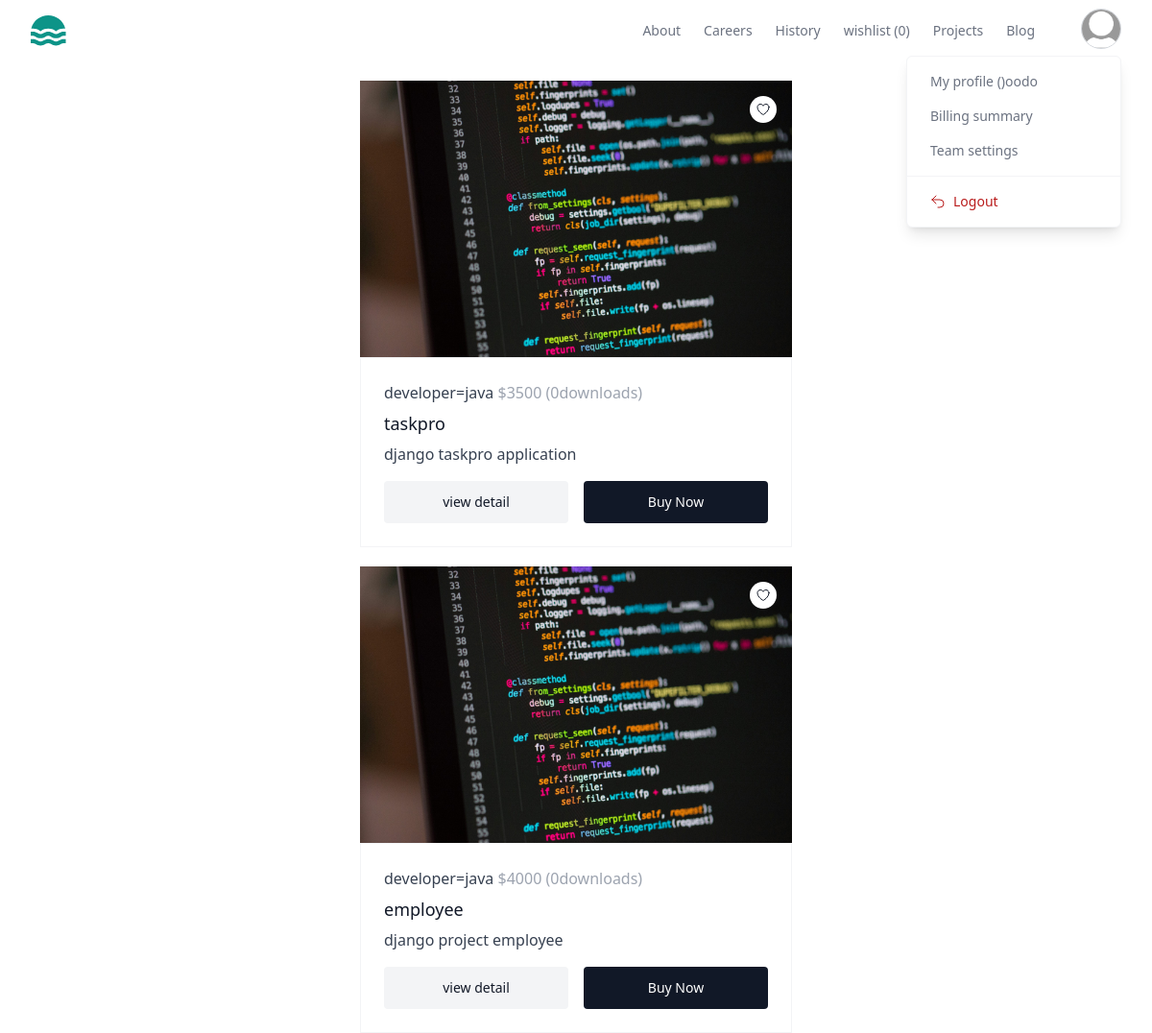
The page /index/ (signed in) on the database as committed earlier.
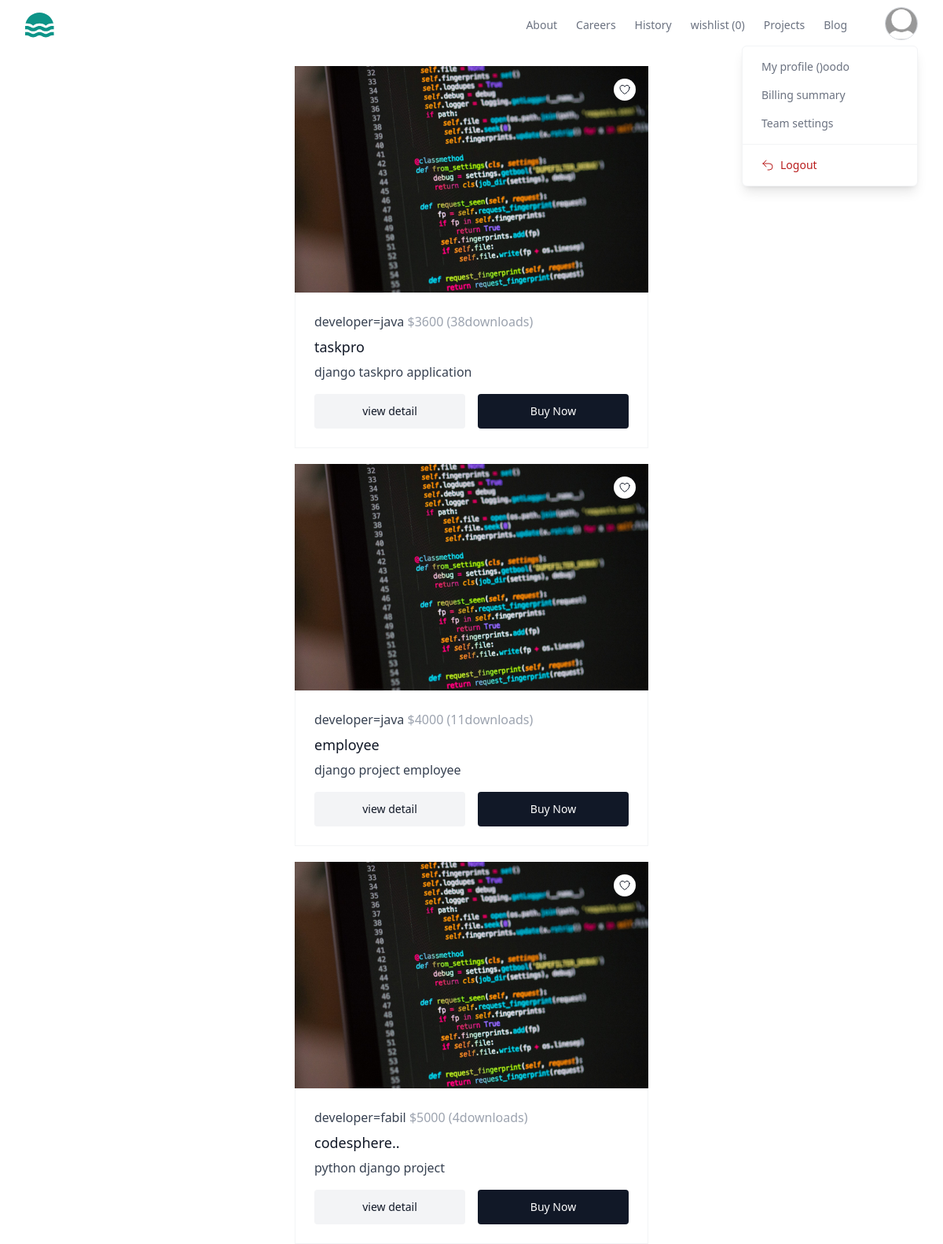
The same page on the database as committed later.
### store/models.py (models this page shows, shortened)
class BaseModel(models.Model):
    created_date=models.DateTimeField(auto_now_add=True)
    updated_date=models.DateTimeField(auto_now=True)
    is_active=models.BooleanField(default=True)

class UserProfile(BaseModel):
    bio=models.CharField(max_length=200,null=True)
    profile_picture=models.ImageField(upload_to="profilepictures",null=True,blank=True, default="profilepictures/default.png")
    phone=models.CharField(max_length=200,null=True)
    owner=models.OneToOneField(User,on_delete=models.CASCADE,related_name="profile")

class Project(BaseModel):
    title=models.CharField(max_length=200)
    description=models.TextField()
    preview_image=models.ImageField(upload_to="previewimages",null=True,blank=True)
    price=models.PositiveIntegerField()
    developer=models.ForeignKey(User,on_delete=models.CASCADE)
    files=models.FileField(upload_to="projects",null=True,blank=True)
    tag_objects=models.ManyToManyField(Tag,null=True)
    thumbnail=EmbedVideoField()
    @property
    def download(self):
        return WishListItem.objects.filter(project_object=self,is_order_placed=True).count()

### store/views.py (the view)
# urls.py: path('index/',views.IndexView.as_view(),name="index"),
@method_decorator(decs,name="dispatch")
class IndexView(View):
    template_name="index.html"
    def get(self,request,*args,**kwargs):
        qs=Project.objects.all().exclude(developer=request.user)
        return render(request,self.template_name,{"data":qs})

### store/context_processors.py (called while the page is built)
def wishlist_item_count(request):
    count=0
    if request.user.is_authenticated:
        count=request.user.basket.basket_item.filter(is_order_placed=False).count()
    return {"cart_item_count":count}

### store/templates/index.html (shortened to what this page needs)
{%extends 'base.html'%}
{%block main_block%}
<div class="w-1/2 mx-auto ">
    {%for p in data%}
<div class="w-3/4 mx-auto mt-5">
    <a href="#" class="group relative block overflow-hidden">
        <button
        onclick=location.href="{%url 'wishlist' p.id%}"
          class="absolute end-4 top-4 z-10 rounded-full bg-white p-1.5 text-gray-900 transition hover:text-gray-900/75"
        >
        </button>
        {%if p.preview_image%}
        <img
        src="{{p.preview_image.url}}"
        alt=""
        class="h-64 w-full object-cover transition duration-500 group-hover:scale-105 sm:h-72"
      />
        {%endif%}
        <div class="relative border border-gray-100 bg-white p-6">
          <p class="text-gray-700">
            developer={{p.developer}}
            <span class="text-gray-400">${{p.price}}</span>
            <span class="text-gray-400">({{p.download}}downloads)</span>
          </p>
          <h3 class="mt-1.5 text-lg font-medium text-gray-900">{{p.title}}</h3>
          <p class="mt-1.5 line-clamp-3 text-gray-700">
            {{p.description}}
          </p>
          <form class="mt-4 flex gap-4">
            <button
              class="block w-full rounded bg-gray-100 px-4 py-3 text-sm font-medium text-gray-900 transition hover:scale-105"
            >
            view detail
            </button>
            <button
              type="button"
              class="block w-full rounded bg-gray-900 px-4 py-3 text-sm font-medium text-white transition hover:scale-105"
            >
              Buy Now
            </button>
          </form>
        </div>
      </a>
</div>
    {%endfor%}
</div>
{%endblock%}

### store/templates/base.html (shortened to what this page needs)
<!DOCTYPE html>
<html lang="en">
<head>
    <script src="https://cdn.tailwindcss.com"></script>
</head>
<body>
    <header class="bg-white">
        <div class="mx-auto max-w-screen-xl px-4 sm:px-6 lg:px-8">
          <div class="flex h-16 items-center justify-between">
            <div class="flex-1 md:flex md:items-center md:gap-12">
              <a class="block text-teal-600" href="#">
              </a>
            </div>
            <div class="md:flex md:items-center md:gap-12">
              <nav aria-label="Global" class="hidden md:block">
                <ul class="flex items-center gap-6 text-sm">
                  <li>
                    <a class="text-gray-500 transition hover:text-gray-500/75" href="#"> About </a>
                  </li>
                  <li>
                    <a class="text-gray-500 transition hover:text-gray-500/75" href="#"> Careers </a>
                  </li>
                  <li>
                    <a class="text-gray-500 transition hover:text-gray-500/75" href="#"> History </a>
                  </li>
                  <li>
                    <a class="text-gray-500 transition hover:text-gray-500/75" href="{%url 'my-wishlist'%}"> wishlist ({{cart_item_count}})</a>
                  </li>
                  <li>
                    <a class="text-gray-500 transition hover:text-gray-500/75" href="{%url 'my-works'%}"> Projects </a>
                  </li>
                  <li>
                    <a class="text-gray-500 transition hover:text-gray-500/75" href="#"> Blog </a>
                  </li>
                </ul>
              </nav>
              <div class="hidden md:relative md:block">
                <button
                  type="button"
                  class="overflow-hidden rounded-full border border-gray-300 shadow-inner"
                >
                  <img
                    src="{{request.user.profile.profile_picture.url}}"
                    alt=""
                    class="size-10 object-cover"
                  />
                </button>
                <div
                  class="absolute end-0 z-10 mt-0.5 w-56 divide-y divide-gray-100 rounded-md border border-gray-100 bg-white shadow-lg"
                  role="menu"
                >
                  <div class="p-2">
                    <a
                      href="{%url 'profile-edit'%}"
                      class="block rounded-lg px-4 py-2 text-sm text-gray-500 hover:bg-gray-50 hover:text-gray-700"
                      role="menuitem"
                    >
                      My profile (){{request.user}}
                    </a>
                    <a
                      href="#"
                      class="block rounded-lg px-4 py-2 text-sm text-gray-500 hover:bg-gray-50 hover:text-gray-700"
                      role="menuitem"
                    >
                      Billing summary
                    </a>
                    <a
                      href="#"
                      class="block rounded-lg px-4 py-2 text-sm text-gray-500 hover:bg-gray-50 hover:text-gray-700"
                      role="menuitem"
                    >
                      Team settings
                    </a>
                  </div>
                  <div class="p-2">
                    <form method="POST" action="#">
                      <button
                        type="submit"
                        class="flex w-full items-center gap-2 rounded-lg px-4 py-2 text-sm text-red-700 hover:bg-red-50"
                        role="menuitem"
                      >
                        <svg
                          xmlns="http://www.w3.org/2000/svg"
                          fill="none"
                          viewBox="0 0 24 24"
                          stroke-width="1.5"
                          stroke="currentColor"
                          class="size-4"
                        >
                          <path
                            stroke-linecap="round"
                            stroke-linejoin="round"
                            d="M9 15 3 9m0 0 6-6M3 9h12a6 6 0 0 1 0 12h-3"
                          />
                        </svg>
                        Logout
                      </button>
                    </form>
                  </div>
                </div>
              </div>
            </div>
          </div>
        </div>
      </header>
     {%block main_block%}
     {%endblock%}
</body>
</html>

Rows that differ between the two databases and show on the page:
changed Project "taskpro": price "3500" → "3600"; download "0" → "38"
computed for Project "employee": download "0" → "11"
added Project: preview_image (picture), developer "fabil", price "5000", download "4", title "codesphere..", description "python django project"
